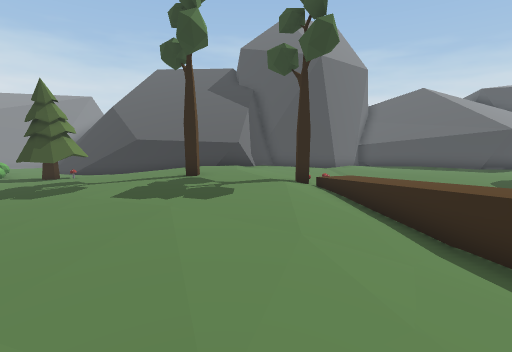
view 1 (above)

16 first-person views from a walk through a Unity game level. The camera is 1.5 m above the floor, tilts 8° down and sees 85° across. The floor is counted in squares, 1 m on a side. Each view is taken from the middle of a square. On the plan, view 1 faces up. The plan holds only what a view shows up to about 14 squares ahead; the rest is blank. The place goes on beyond the plan. The player is left out. Some animated figures are left out.

view 2
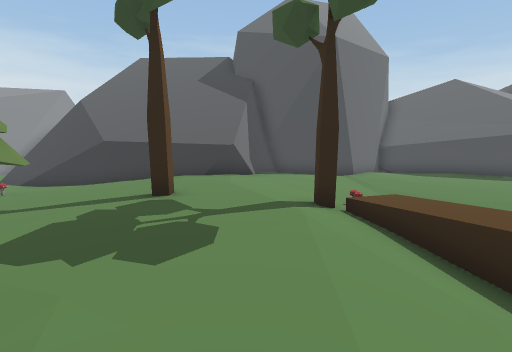

view 3
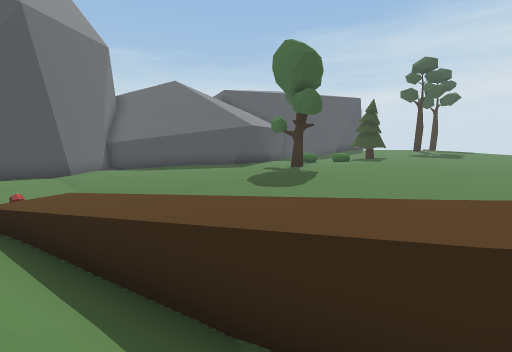

view 4
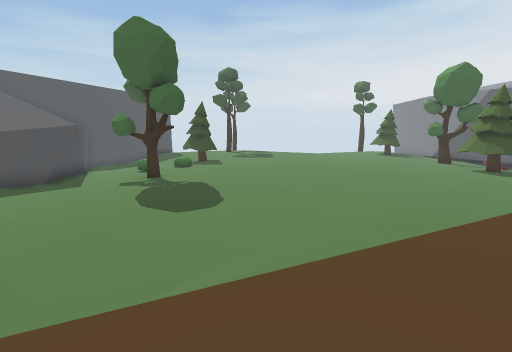

view 5
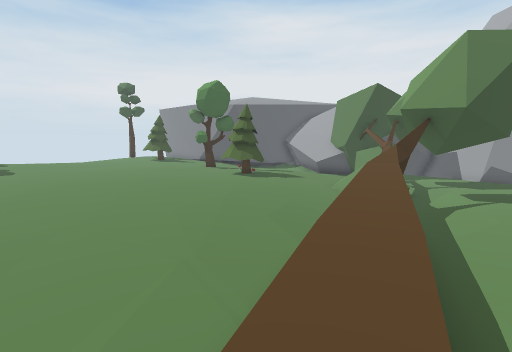

view 6
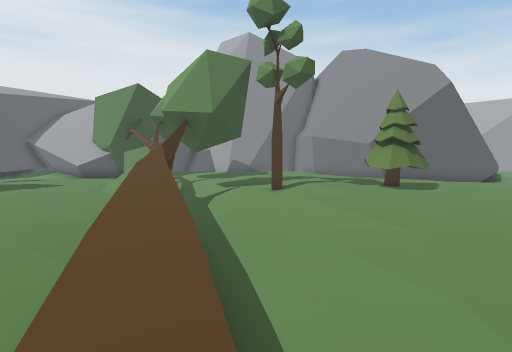

view 7
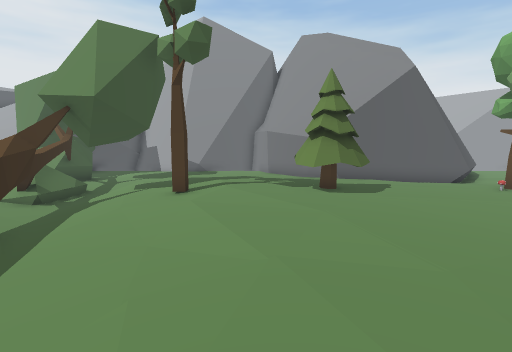

view 8
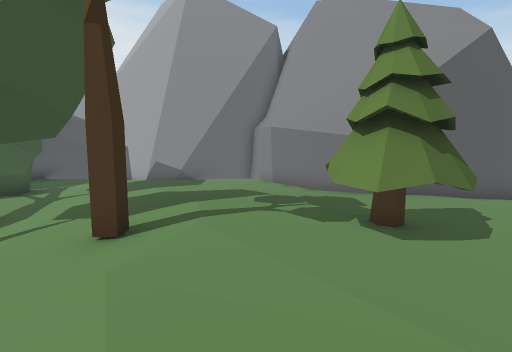

view 9
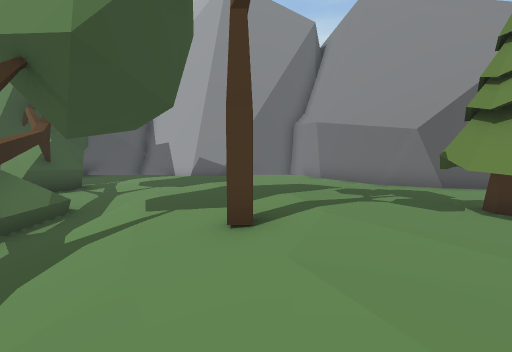

view 10
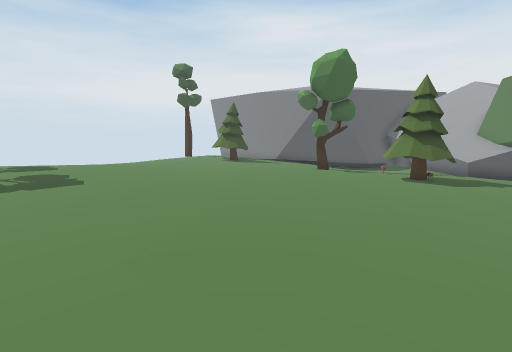

view 11
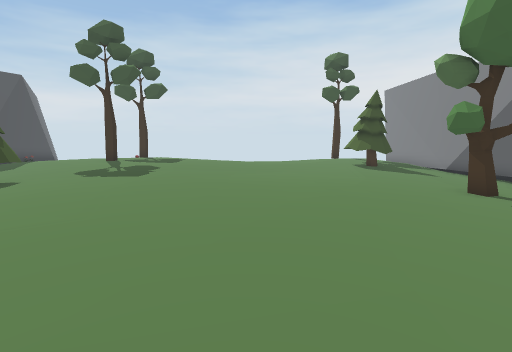

view 12
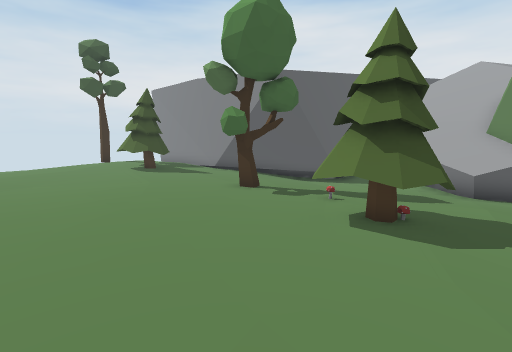

view 13
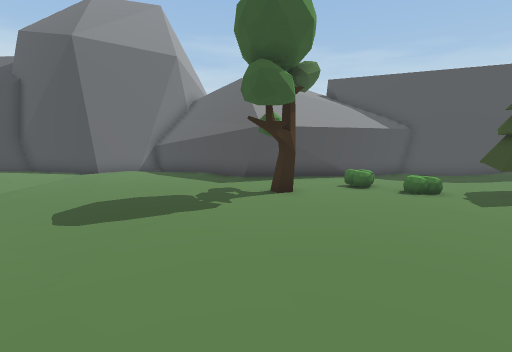

view 14
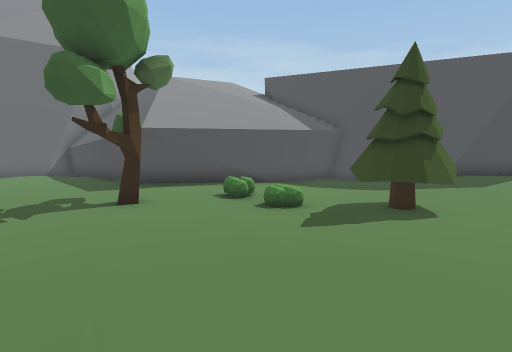

view 15
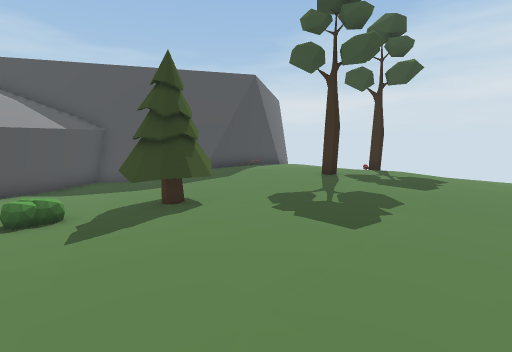

view 16
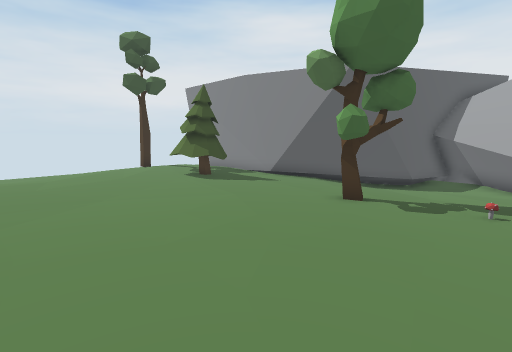

### Floor plan
Key: @ floor where view 1 was taken; # wall or solid block; x gap in a wall; . main floor; : floor 0.25 m higher than the main floor; - floor 0.25 m lower than the main floor; + floor 0.5 m higher than the main floor; _ floor 0.5 m lower than the main floor; < floor 0.75 m lower than the main floor; / step, stairs or slope; = window, fence, low wall or low ledge; ^ raised ledge; v drop or lower ground; T tree; O other object.
Columns run from 10 left of view 1 to 26 right of it. Each row starts with its distance up from view 1.
 18                 ###          ###
 17           #######-##       ###_##
 16           #/--//---##    ###____###
 15 ###       #..-------######-_____/-###
 14 ==#########..---------##---------...
 13 ----/====^..--------------------...::
 12 ----...:::..-----.....----/----...:::
 11 --TT...::::/-----......T.-//-TT...:::
 10  .TO..:::::/O  ---...........TT..::::
  9   ....::T::T//-----..............::T:
  8    ..:::::::/:-----.............:::::
  7    .:::::::..+=----............::::::
  6     :::::::..+=---.............::::::
  5      :::::..--=--..............::::::
  4       .::.../-==-.................::.
  3        .....--==---..................
  2        .....--_==---.................
  1       ......---==----................
  0      .....@.--- =_---................
 -1     .........--_x ----...............
 -2    ..........---  _---..T............
 -3  T.....TTT..T.--= _---.TOT..T.....TT
 -4  TO....TTT....-- ^//--..T.O.TT....TT
 -5  -----.......--/<^=/--...--------...
 -6  -------.....--__## -------/-------.
 -7 ____-----------___#=--//--_____--###
 -8 #########-----_____## __________##
 -9 #       #-----_____#  _^_____<###
-10         ##_________#  ##^^__<##
-11          #_________##     ##_#
-12          ##v#####=###     ####
-13           ###   ####        #

Positions as (right, up) in squares from view 1, and headings:
1: (0, 0), facing up
2: (0, 3), facing up
3: (2, 3), facing up-right
4: (2, 7), facing right
5: (3, 7), facing down-right
6: (3, 7), facing down
7: (0, 5), facing down
8: (0, 1), facing down
9: (2, 1), facing down
10: (11, 8), facing down-right
11: (11, 2), facing right
12: (12, 2), facing down-right
13: (12, 3), facing up
14: (16, 4), facing up
15: (16, 4), facing up-right
16: (15, 3), facing down-right
